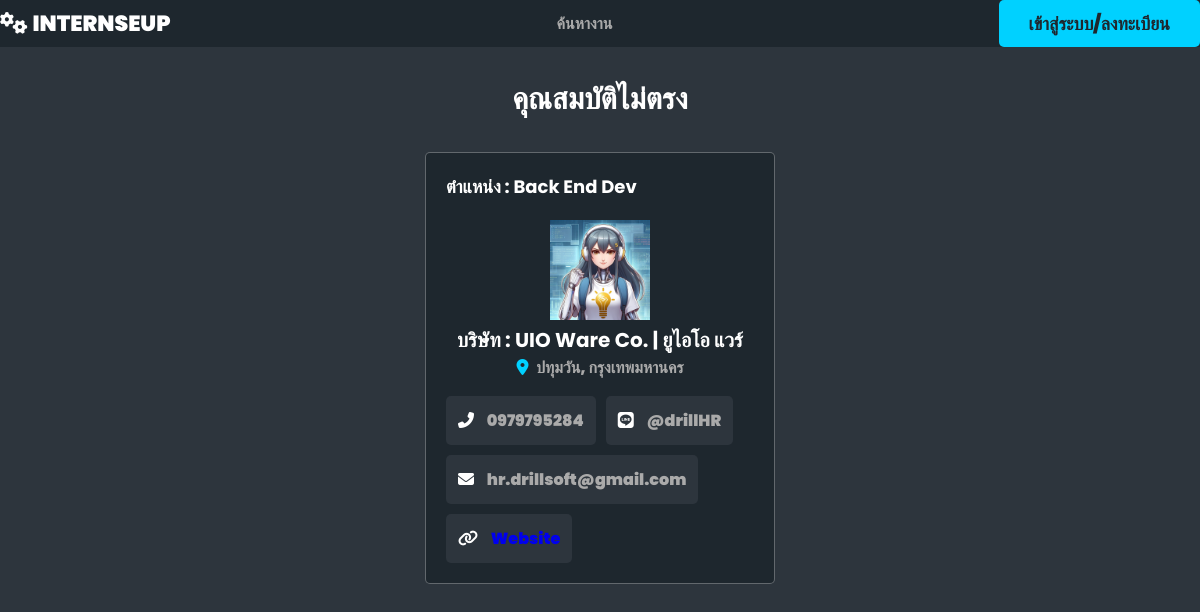
The app's page /stdrejected/STUDENT/s1/ with its own data.
### usertype/models.py (models this page shows, shortened)
class CompanyInfo(models.Model):
    company_name_eng = models.CharField(max_length=100)
    company_name_thai = models.CharField(max_length=100)
    company_des = models.TextField()
    profile = models.ImageField(upload_to="profile/", null=True, blank=True)
    foundation_date = models.DateField()
    number_of_employees = models.IntegerField()
    website = models.URLField()
    email = models.EmailField()
    address = models.TextField()
    sub_district = models.TextField()
    district = models.TextField()
    province = models.TextField()
    postal_code = models.CharField(max_length=255)
    phone = models.CharField(max_length=15)
    line_id = models.CharField(max_length=255, blank=True)
    facebook = models.URLField(blank=True)

class Job(models.Model):
    jobname = models.CharField(max_length=255)
    jobdes = models.TextField()
    worktype = models.CharField(max_length=255)
    quality = models.TextField()
    benefit = models.TextField()
    workstart = models.TimeField()
    workend = models.TimeField()
    workday = models.CharField(max_length=255)
    requirement = models.TextField()
    qualifications = models.TextField(blank=True, null=True)
    skills = models.TextField()
    company = models.CharField(max_length=255)
    city = models.CharField(max_length=255)
    country = models.CharField(max_length=255)

### usertype/views.py (the view)
# urls.py: path("stdrejected/<str:role>/<str:username>/", views.stdrejected, name="rejected"),  # Company select page
def stdrejected(request, role, username):
    student = StudentProfile.objects.get(user__username=username)
    match = Matching.objects.filter(student=student.studentinfo)
    job = [m.job for m in match]
    status = [m.status for m in match]
    showcompany = [m.company for m in match]
    interview = [m.interview for m in match]
    companies = zip(showcompany, status, job, interview)
    return render(request, "stdstatus/rejected.html", {"company": companies})

### usertype/templates/stdstatus/rejected.html (shortened to what this page needs)
<!DOCTYPE html>
<html lang="en">
  {% load static %}
  <head>
    <link rel="stylesheet" href="{% static "css/style.css" %}" />
  </head>
  <body>
    {% include "navbarmain.html" %}
    {% include "navbarstatus.html" %}
    <section class="position-container">
      <h1 class="heading">คุณสมบัติไม่ตรง</h1>
            <div class="loop-container">
              {% for company, status, job, interview in company %}
              {% if status == "Rejected" %}
              <div class="boxs">
                <div class="company">
                  <div>
                    <h3>ตำแหน่ง : {{ job.jobname }}</h3>
                  </div>
                </div>
                <div><img src="{{ company.profile.url }}" alt="" /></div>
                <h3 class="job-title">
                บริษัท : {{ company.company_name_eng }} | {{ company.company_name_thai }}
                </h3>
                <p class="location">
                  <i class="fas fa-map-marker-alt"></i>
                  <span>{{ company.district }}, {{ company.province }}</span>
                </p>
                <div class="tags">
                  <p>
                    <i class="fas fa-phone-alt"></i>
                    <span>{{ company.phone }}</span>
                  <p>
                    <i class="fa-brands fa-line"></i>
                    <span>{{ company.line_id }}</span>
                  </p>
                  <p>
                    <i class="fa-solid fa-envelope"></i>
                    <span>{{ company.email }}</span>
                  </p>
                  <p>
                    <i class="fa-solid fa-link"></i>
                    <span><a href="{{ company.website }}"> Website</a></span>
                  </p>
                </div>
              </div>
              {% endif %}
              {% endfor %}
            </div>
    </section>
  </body>
</html>

### static/css/style.css (style rules this page uses)
:root { --main-color: #00d1ff; --red: red; --light-color: #aaa; --light-bg: #2d353d; --black: #1e272e; --white: #fff; --box-shadow: none; --border: 0.1rem solid rgba(255, 255, 255, 0.3); }
* { font-family: "Poppins", sans-serif; margin: 0; padding: 0; box-sizing: border-box; text-decoration: none; outline: none; border: none; }
html { font-size: 62.5%; overflow-x: hidden; scroll-padding-top: 7rem; scroll-behavior: smooth; }
body { background-color: var(--light-bg); }
section { padding: 2rem; margin: 0 auto; max-width: 1200px; }
.heading { text-align: center; margin-bottom: 2rem; font-size: 3rem; color: var(--white); text-transform: capitalize; padding: 1rem 0; }
.position-container .loop-container { display: grid; grid-template-columns: repeat(auto-fit, 35rem); gap: 1.5rem; align-items: flex-start; justify-content: center; }
.position-container .loop-container .boxs { background-color: var(--black); border-radius: 0.5rem; border: var(--border); padding: 2rem; overflow-x: hidden; }
.position-container .loop-container .boxs img { height: 10rem; width: 10rem; object-fit: contain; }
.position-container .loop-container .boxs .company { display: flex; align-items: center; gap: 1.5rem; margin-bottom: 1.5rem; }
.position-container .loop-container .boxs .company h3 { font-size: 1.8rem; color: var(--white); text-overflow: ellipsis; overflow-x: hidden; text-transform: capitalize; padding-bottom: 0.5rem; font-weight: lighter; }
.position-container .loop-container .boxs .job-title { font-size: 2rem; color: var(--white); text-transform: capitalize; overflow-x: hidden; text-overflow: ellipsis; }
.position-container .loop-container .boxs .location { padding: 0.7rem 1; font-size: 1.6rem; color: var(--light-color); }
.position-container .loop-container .boxs .location i { margin-right: 0.5rem; color: var(--main-color); }
.position-container .loop-container .boxs .tags { display: flex; flex-wrap: wrap; gap: 1rem; margin: 1.2rem 1; }
.position-container .loop-container .boxs .tags p { padding: 1.2rem; border-radius: 0.5rem; background-color: var(--light-bg); font-size: 1.6rem; color: var(--light-color); }
.position-container .loop-container .boxs .tags p i { margin-right: 0.5rem; color: var(--white); }
.position-container .loop-container .boxs .tags p span { margin-left: 5px; max-width: 50px; white-space: normal; word-wrap: break-word; }

### static/css/css.css (style rules this page uses)
* { box-sizing: border-box; }
body { font-family: "Nunito", sans-serif; background: #2d353d; color: #2e6c8e; text-align: center; font-weight: 900; }

### records on screen
CompanyInfo: jobname "Back End Dev", profile (picture), company_name_eng "UIO Ware Co.", company_name_thai "ยูไอโอ แวร์", district "ปทุมวัน", province "กรุงเทพมหานคร", phone "0979795284", line_id "@drillHR", email "hr.drillsoft@gmail.com"
